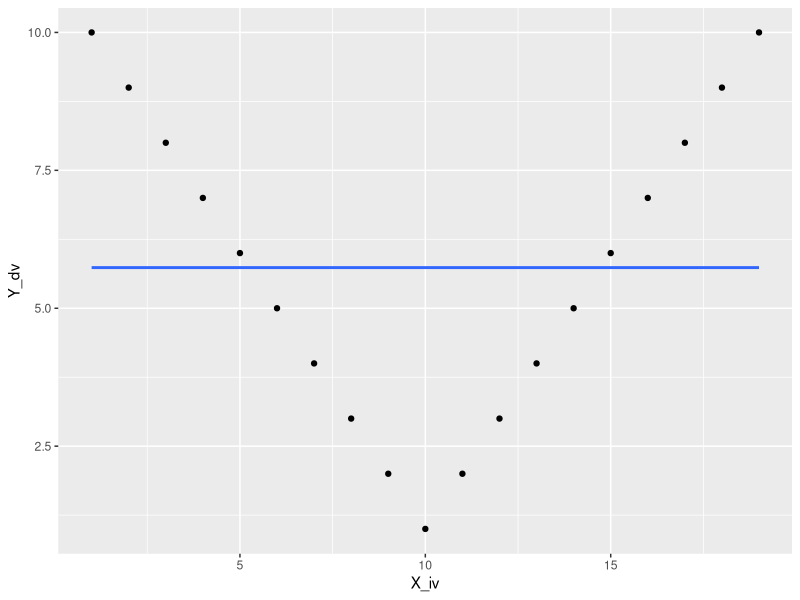

The R source for this figure:
## ---- chunk 1
# The below calculation indicated no relationship between the two variables (correlation is 0) because correlation measures how points fit in a straight line. The calculated value is deceiving because we see a perfect relationship between the two vectors when we plot the data.  Y seems to be a function of an absolute value of X, but we cannot use a simple linear regression since this is an absolute value function.  

Y <- c(10,9,8,7,6,5,4,3,2,1,2,3,4,5,6,7,8,9,10)
X <- c(1,2,3,4,5,6,7,8,9,10,11,12,13,14,15,16,17,18,19)

some_data<-data.frame(X_iv=X, Y_dv=Y)
cor.test(some_data$Y_dv,some_data$X_iv)

library(ggplot2)

ggplot(some_data, aes(x=X_iv, y=Y_dv))+
  geom_point()+
  geom_smooth(method='lm', se=FALSE)

